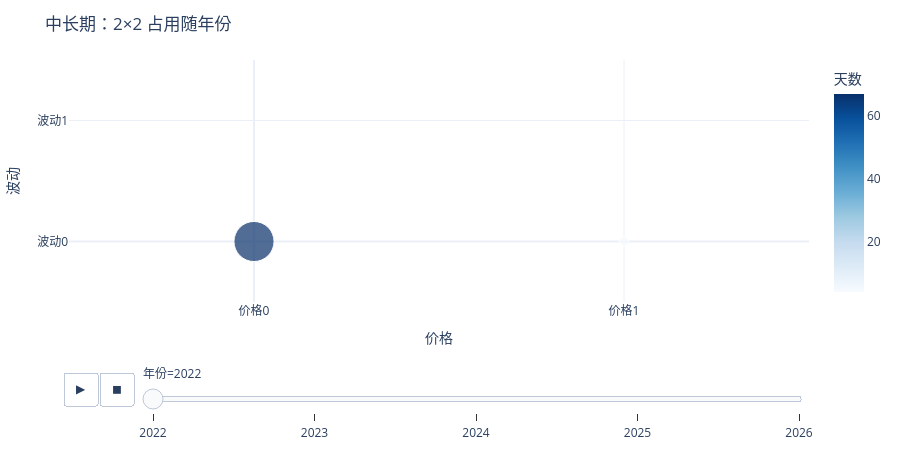

The code cell stored with this chart in its notebook:
### Code cell
plot_animation('长价格', '长波动', '中长期').show()

### Figure 1 — Plotly figure (JSON) as saved in the notebook; plotly's stock layout.template omitted (floating-point values rounded to 4 significant figures)
{"data": [{"hovertemplate": "年份=2022<br>价格=%{x}<br>波动=%{y}<br>天数=%{marker.color}<extra></extra>", "legendgroup": "", "marker": {"color": [67, 4], "coloraxis": "coloraxis", "size": [67, 4], "sizemode": "area", "sizeref": 0.08346, "symbol": "circle"}, "mode": "markers", "name": "", "orientation": "v", "showlegend": false, "type": "scatter", "x": [0, 1], "xaxis": "x", "y": [0, 0], "yaxis": "y"}], "layout": {"coloraxis": {"autocolorscale": false, "colorbar": {"title": {"text": "天数"}}, "colorscale": [[0.0, "rgb(247,251,255)"], [0.125, "rgb(222,235,247)"], [0.25, "rgb(198,219,239)"], [0.375, "rgb(158,202,225)"], [0.5, "rgb(107,174,214)"], [0.625, "rgb(66,146,198)"], [0.75, "rgb(33,113,181)"], [0.875, "rgb(8,81,156)"], [1.0, "rgb(8,48,107)"]]}, "height": 460, "legend": {"itemsizing": "constant", "tracegroupgap": 0}, "margin": {"b": 40, "l": 40, "r": 20, "t": 60}, "sliders": [{"active": 0, "currentvalue": {"prefix": "年份="}, "len": 0.9, "pad": {"b": 10, "t": 60}, "steps": [{"args": [["2022"], {"frame": {"duration": 0, "redraw": false}, "fromcurrent": true, "mode": "immediate", "transition": {"duration": 0, "easing": "linear"}}], "label": "2022", "method": "animate"}, {"args": [["2023"], {"frame": {"duration": 0, "redraw": false}, "fromcurrent": true, "mode": "immediate", "transition": {"duration": 0, "easing": "linear"}}], "label": "2023", "method": "animate"}, {"args": [["2024"], {"frame": {"duration": 0, "redraw": false}, "fromcurrent": true, "mode": "immediate", "transition": {"duration": 0, "easing": "linear"}}], "label": "2024", "method": "animate"}, {"args": [["2025"], {"frame": {"duration": 0, "redraw": false}, "fromcurrent": true, "mode": "immediate", "transition": {"duration": 0, "easing": "linear"}}], "label": "2025", "method": "animate"}, {"args": [["2026"], {"frame": {"duration": 0, "redraw": false}, "fromcurrent": true, "mode": "immediate", "transition": {"duration": 0, "easing": "linear"}}], "label": "2026", "method": "animate"}], "x": 0.1, "xanchor": "left", "y": 0, "yanchor": "top"}], "title": {"text": "中长期：2×2 占用随年份"}, "updatemenus": [{"buttons": [{"args": [null, {"frame": {"duration": 500, "redraw": false}, "fromcurrent": true, "mode": "immediate", "transition": {"duration": 500, "easing": "linear"}}], "label": "&#9654;", "method": "animate"}, {"args": [[null], {"frame": {"duration": 0, "redraw": false}, "fromcurrent": true, "mode": "immediate", "transition": {"duration": 0, "easing": "linear"}}], "label": "&#9724;", "method": "animate"}], "direction": "left", "pad": {"r": 10, "t": 70}, "showactive": false, "type": "buttons", "x": 0.1, "xanchor": "right", "y": 0, "yanchor": "top"}], "xaxis": {"anchor": "y", "domain": [0.0, 1.0], "range": [-0.5, 1.5], "tickmode": "array", "ticktext": ["价格0", "价格1"], "tickvals": [0, 1], "title": {"text": "价格"}}, "yaxis": {"anchor": "x", "domain": [0.0, 1.0], "range": [-0.5, 1.5], "tickmode": "array", "ticktext": ["波动0", "波动1"], "tickvals": [0, 1], "title": {"text": "波动"}}}}
